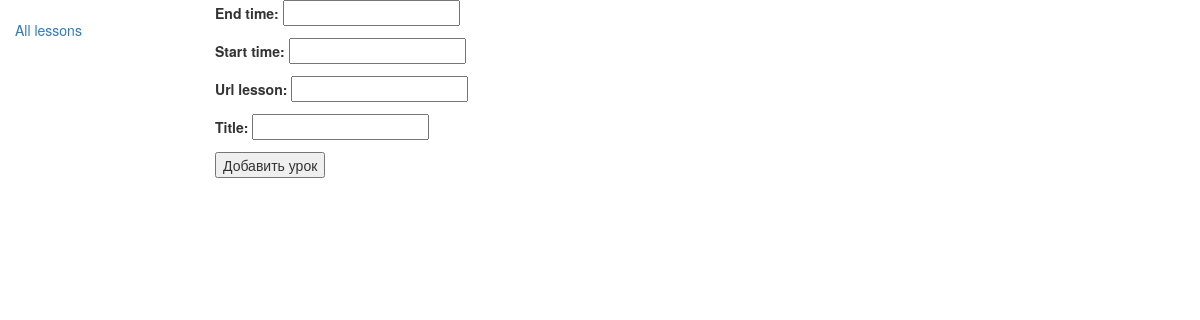
The app's page /lessons/, older data.
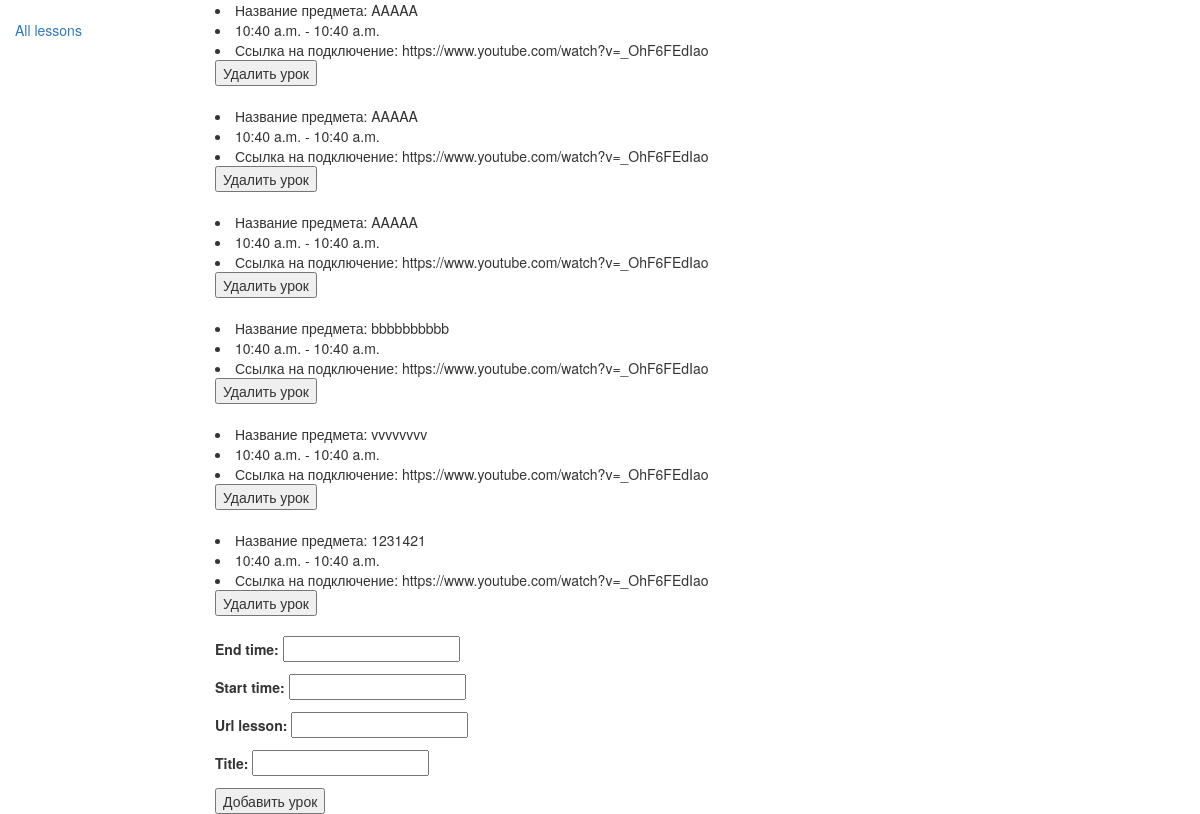
The same page, newer data.
### core/models.py (models this page shows)
class Lesson(models.Model):
    title = models.CharField(max_length=100)
    url_lesson = models.URLField()
    start_time = models.TimeField()
    end_time = models.TimeField()

### core/views.py (the view, shortened to what this page needs)
# urls.py: path('lessons/',views.get_lessons,name="lessons"),
def get_lessons(request):
    form = CreateLessonForm()
    if request.method == "GET":
        lessons = Lesson.objects.all()
        return render(request,"lesson.html",{"form" : form, "lessons" : lessons})
    lessons = Lesson.objects.all()
    return render(request,"lesson.html",{"form" : form, "lessons" : lessons})

### core/forms.py
class CreateLessonForm(ModelForm):
    class Meta:
	    model = Lesson
	    fields = ["end_time", "start_time", "url_lesson", "title"]

### templates/lesson.html (shortened to what this page needs)
{% extends 'base_generic.html' %}
{% block content %}
{% load crispy_forms_tags %}
    <table>
        {%for lesson in lessons %}
            <form action="{% url 'delete_lesson' lesson.id %}" method="POST" enctype="multipart/form-data">
                <li>Название предмета: {{lesson.title}}</li>
                <li>{{lesson.start_time}} - {{lesson.end_time}}</li>
                <li>Ссылка на подключение: {{lesson.url_lesson}}</li>
                <button type="submit">Удалить урок</button>
                <br></br>
            </form>
        {% endfor %}
    </table>
<form method="post" enctype="multipart/form-data">
    {{form.as_p}}
    <button type="submit">Добавить урок</button>
</form>
{% endblock %}

### templates/base_generic.html (shortened to what this page needs)
<!DOCTYPE html>
<html lang="en">
<head>
  <link rel="stylesheet" href="https://maxcdn.bootstrapcdn.com/bootstrap/3.3.7/css/bootstrap.min.css">
  {% load static %}
  <link rel="stylesheet" href="{% static 'css/styles.css' %}">
</head>
<body>
  <div class="container-fluid">
    <div class="row">
      <div class="col-sm-2">
      {% block sidebar %}
      <ul class="sidebar-nav">
          <li><a href="">All lessons</a></li>
      </ul>
     {% endblock %}
      </div>
      <div class="col-sm-10 ">
      {% block content %}{% endblock %}
      </div>
    </div>
  </div>
</body>
</html>

### static/css/styles.css (style rules this page uses)
.sidebar-nav { margin-top: 20px; padding: 0; list-style: none; }

Row changes from the older to the newer data that the page shows:
added Lesson: title "AAAAA", start_time "10:40 a.m.", end_time "10:40 a.m.", url_lesson "https://www.youtube.com/watch?v=_OhF6FEdIao"
added Lesson: title "AAAAA", start_time "10:40 a.m.", end_time "10:40 a.m.", url_lesson "https://www.youtube.com/watch?v=_OhF6FEdIao"
added Lesson: title "AAAAA", start_time "10:40 a.m.", end_time "10:40 a.m.", url_lesson "https://www.youtube.com/watch?v=_OhF6FEdIao"
added Lesson: title "bbbbbbbbbb", start_time "10:40 a.m.", end_time "10:40 a.m.", url_lesson "https://www.youtube.com/watch?v=_OhF6FEdIao"
added Lesson: title "vvvvvvvv", start_time "10:40 a.m.", end_time "10:40 a.m.", url_lesson "https://www.youtube.com/watch?v=_OhF6FEdIao"
added Lesson: title "1231421", start_time "10:40 a.m.", end_time "10:40 a.m.", url_lesson "https://www.youtube.com/watch?v=_OhF6FEdIao"
